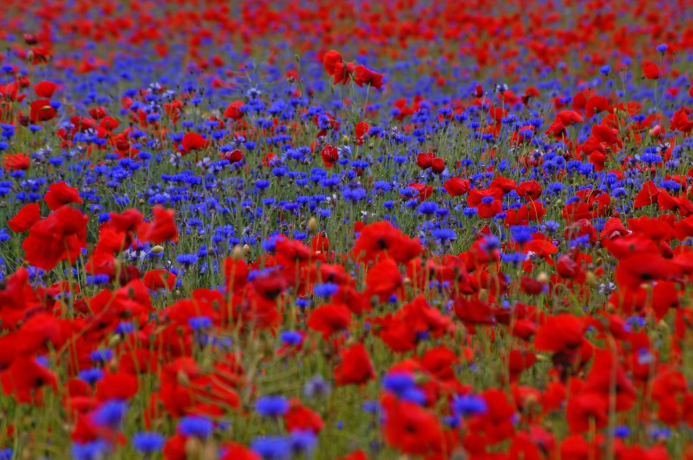
#> input picture M6/03. Histograms, transformations and Bitwise ops/img/blue-red-flowers.png, 1386 x 919 px (shown at 1/2 size)
$ jupyter execute 'Bitwise operators.ipynb'   (shell and % lines are left out)
#> lines starting #> are read from the running program, lines starting #| are printed output that depends on the picture; after the words box and inside, x2 and y2 are one past the last pixel; in counts of white or black regions, pixels touching at a corner belong together
# Bitwise operations

[cell 1]
import cv2
import numpy as np
import matplotlib.pyplot as plt

[cell 2]
# With numpy create a black canvas of size 800 x 800
canvas = np.zeros((800, 800))

[cell 3]
# Make a copy of the canvas and draw a white square of size 250 x 250 on top of the copy of the canvas
can = canvas.copy()
cv2.rectangle(can, (0, 0), (250, 250), color=[255,255,255], thickness = -1)
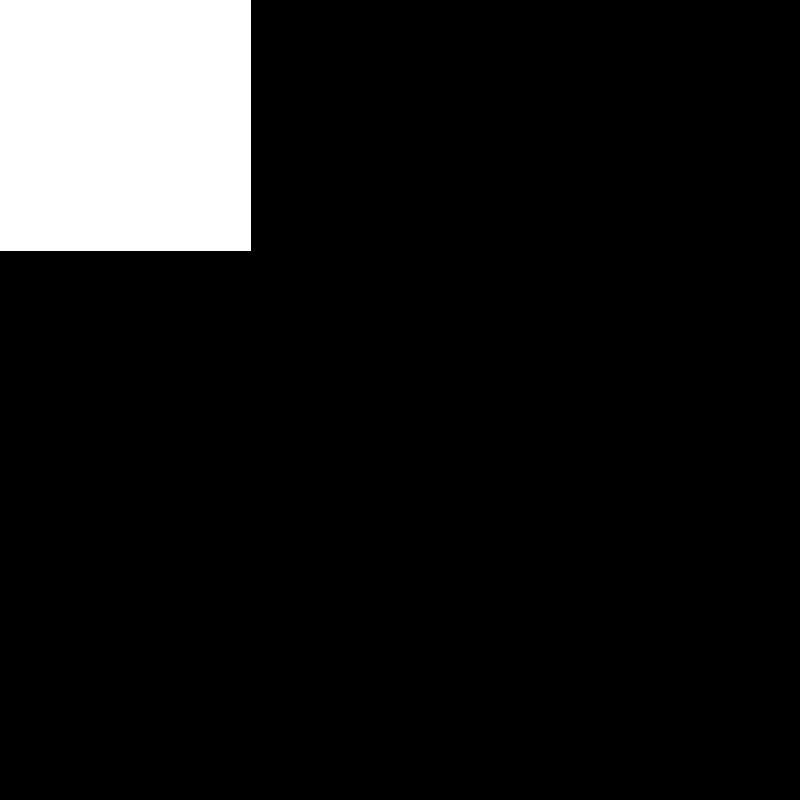
#> can: shape (800, 800) float64; 9.8% white; 1 white region, box (x1, y1, x2, y2) and area: (0, 0, 251, 251) 63001
plt.imshow(can)

[cell 4]
# Make a copy of the origina lcanvas and draw a white circle of size 200 x 200 on top of the copy of the canvas
# Make sure the circle is in a different position of the canvas than the square
can2 = canvas.copy()
cv2.circle(can2, (400, 500), 100, color=[255,255,255], thickness = -1)
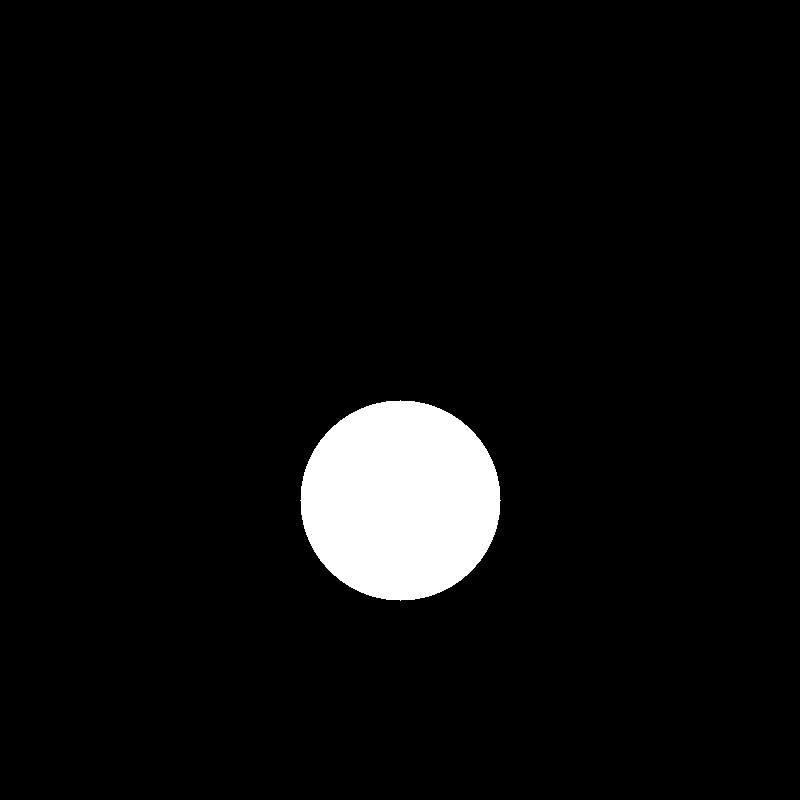
#> can2: shape (800, 800) float64; 4.9% white; 1 white region, box (x1, y1, x2, y2) and area: (300, 400, 501, 601) 31417
plt.imshow(can2)

[cell 5]
# Create a new image and merge both previous images (square and circle) with a bitwise and operation
can_merged = cv2.bitwise_and(can, can2)
plt.imshow(can_merged)
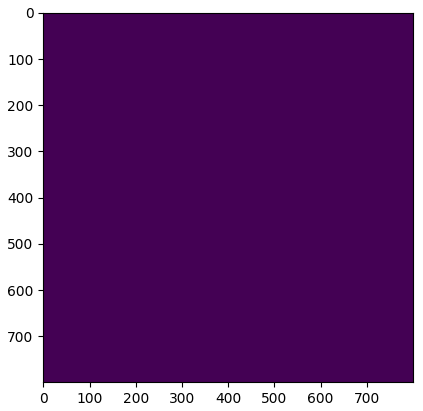
#> figure drawn by matplotlib, 1 panel

[cell 6]
# Create a new image and merge both previous images (square and circle) with a bitwise or operation
can_merged = cv2.bitwise_or(can, can2)
plt.imshow(can_merged)
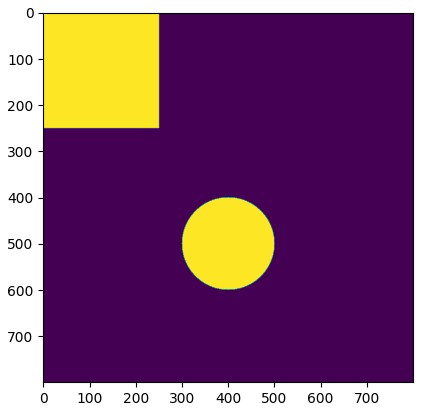
#> figure drawn by matplotlib, 1 panel

[cell 7]
# Create a new image and merge both previous images (square and circle) with a bitwise not operation
can_merged = cv2.bitwise_not(can)
plt.imshow(can_merged)
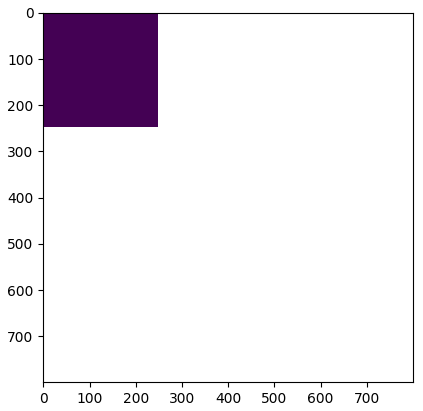
#> figure drawn by matplotlib, 1 panel

[cell 8]
# Create a new image and merge both previous images (square and circle) with a bitwise xor operation
can_merged = cv2.bitwise_xor(can, can2)
plt.imshow(can_merged)

[cell 9]
# Load a color image and convert it to HSV
# Identify a prominent color from the image and filter it out
# Create a mask for that color and apply a bitwise and specifying the mask to show only this part of the image
flowers_hsv = cv2.cvtColor(cv2.imread('img/blue-red-flowers.png'), cv2.COLOR_BGR2HSV)
#> flowers_hsv: shape (919, 1386, 3); mean H, S, V 61.4, 174.8, 140.5
mask = cv2.inRange(flowers_hsv, np.array([100, 0, 0]), np.array([130, 255, 255]))
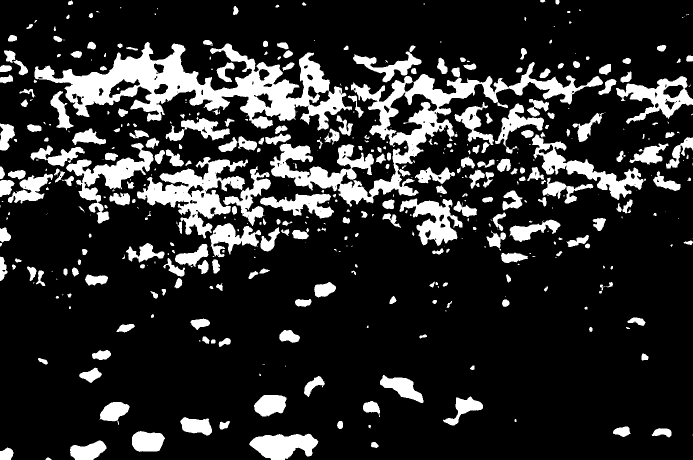
#> mask: shape (919, 1386) (shown at 1/2 size); 17.3% white; 477 white regions (180 under 20 px), largest, box (x1, y1, x2, y2) and area: (69, 84, 704, 261) 39927, (540, 124, 1206, 414) 32836, (274, 314, 496, 477) 13253
flowers_masked = cv2.bitwise_and(flowers_hsv, flowers_hsv, mask=mask)
#> flowers_masked: shape (919, 1386, 3); mean H, S, V 21, 23.9, 27.5
plt.figure(figsize=(10,10))
plt.imshow(cv2.cvtColor(flowers_masked, cv2.COLOR_HSV2RGB))
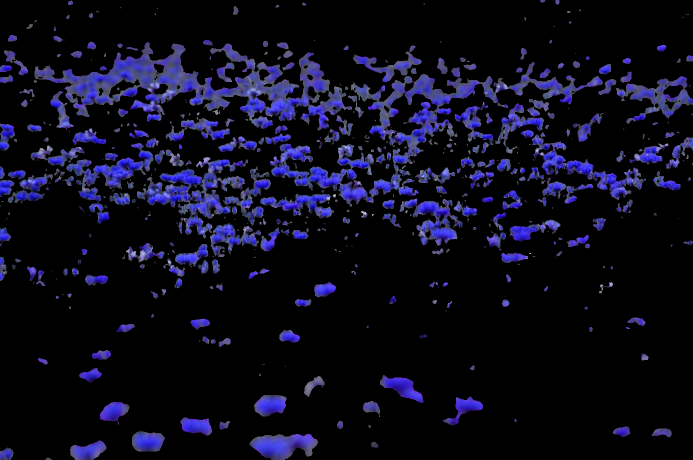
#> shown: shape (919, 1386, 3) (shown at 1/2 size); mean R, G, B 12.7, 11.8, 27.5

[cell 10]
# With the same image and mask you have created above now apply a bitwise not specifying the mask
# to show everything but the color you masked out before
flowers_masked = cv2.bitwise_not(flowers_hsv, flowers_hsv, mask=mask)
#> flowers_masked: shape (919, 1386, 3); mean H, S, V 63.7, 171.2, 129.7
plt.figure(figsize=(10,10))
plt.imshow(cv2.cvtColor(flowers_masked, cv2.COLOR_HSV2RGB))
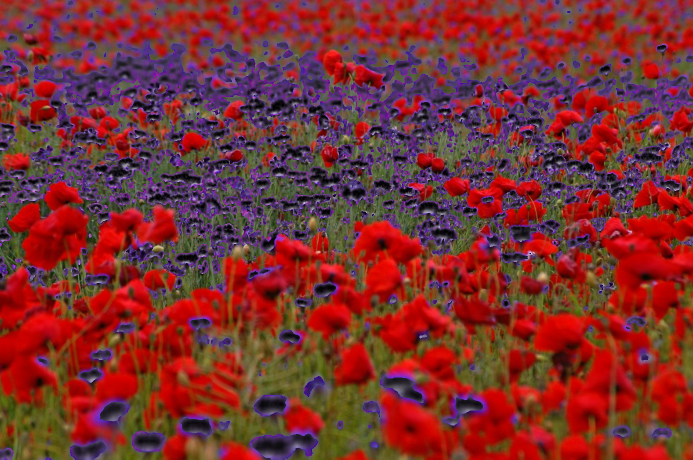
#> shown: shape (919, 1386, 3) (shown at 1/2 size); mean R, G, B 123.4, 47.8, 48.6

$ run again, with M6/03. Histograms, transformations and Bitwise ops/img/n.png copied over M6/03. Histograms, transformations and Bitwise ops/img/blue-red-flowers.png
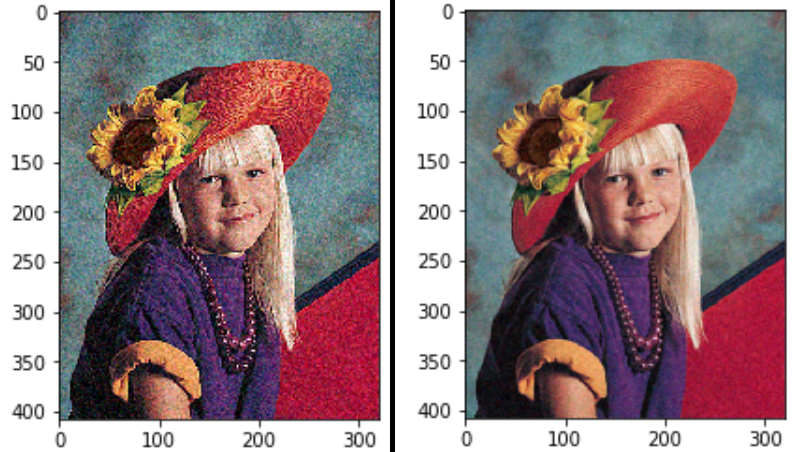
#> input picture M6/03. Histograms, transformations and Bitwise ops/img/n.png, 800 x 452 px
#> can: shape (800, 800) float64; 9.8% white; 1 white region, box (x1, y1, x2, y2) and area: (0, 0, 251, 251) 63001
#> can2: shape (800, 800) float64; 4.9% white; 1 white region, box (x1, y1, x2, y2) and area: (300, 400, 501, 601) 31417
#> flowers_hsv: shape (452, 800, 3); mean H, S, V 69.4, 81.5, 159.1
#> `mask = cv2.inRange(flowers_hsv, np.array([100, 0, 0]), np.array([130, ..`:
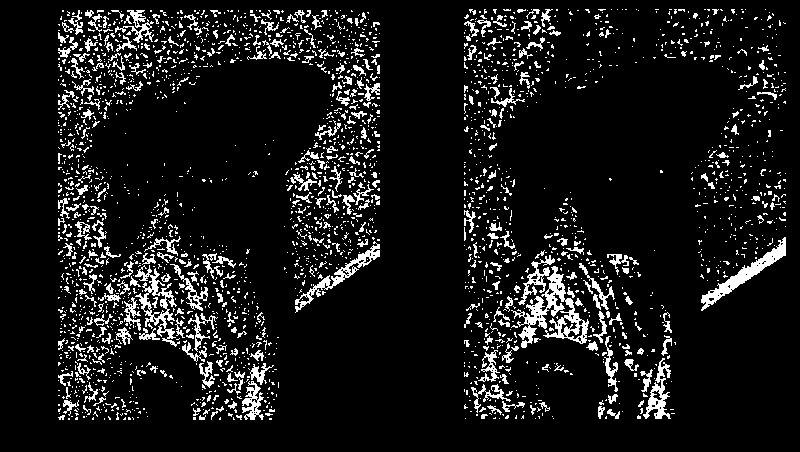
#> mask: shape (452, 800); 9.5% white in thin lines or dots, all inside (x1, y1, x2, y2) = (58, 9, 786, 420)
#> `[cell 10]`:
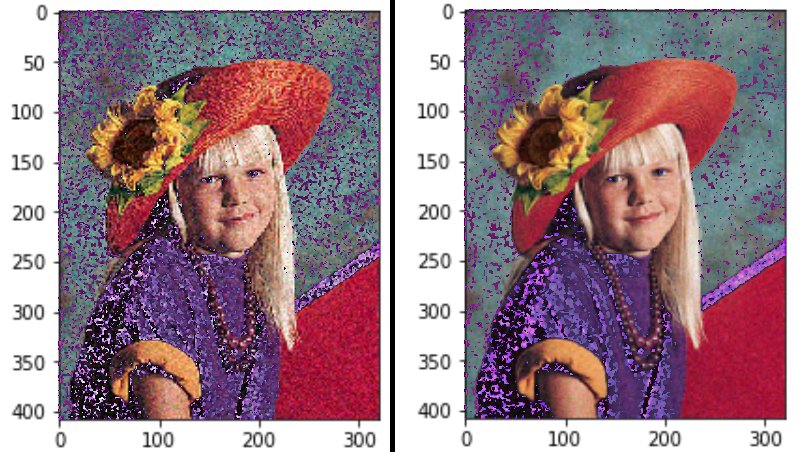
#> shown: shape (452, 800, 3); mean R, G, B 153.9, 126, 136.5

$ run again, with M6/03. Histograms, transformations and Bitwise ops/img/night3.png copied over M6/03. Histograms, transformations and Bitwise ops/img/blue-red-flowers.png
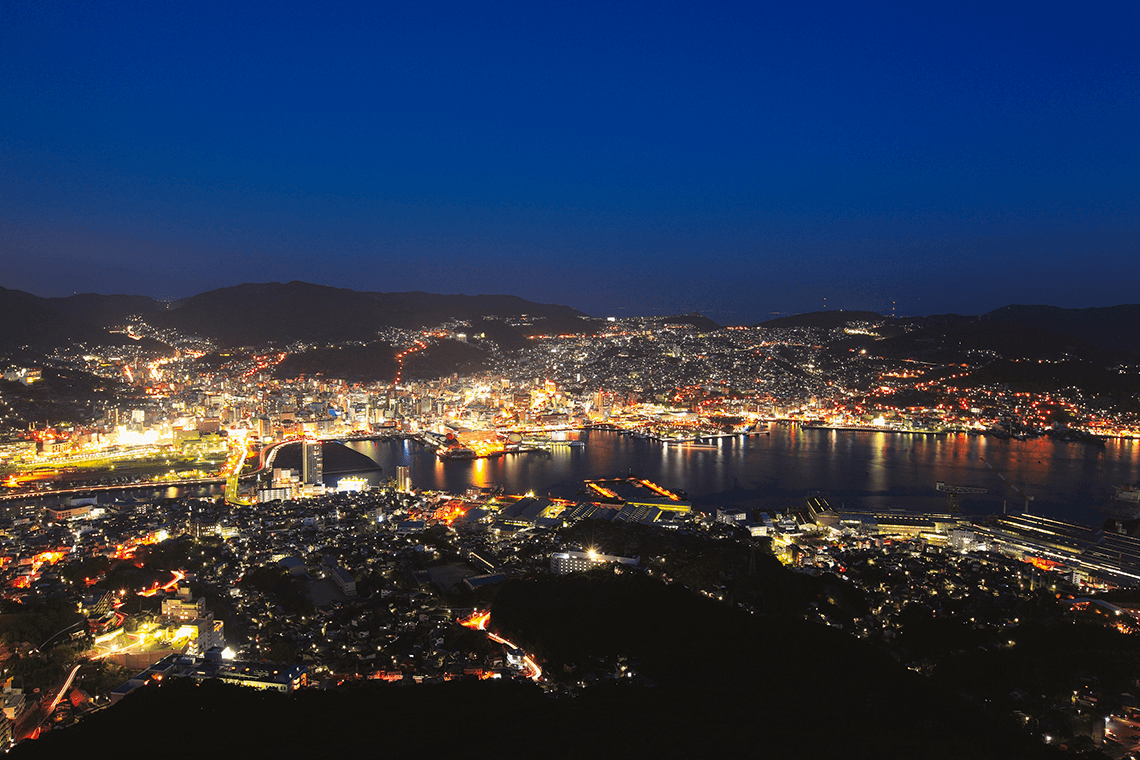
#> input picture M6/03. Histograms, transformations and Bitwise ops/img/night3.png, 1140 x 760 px
#> can: shape (800, 800) float64; 9.8% white; 1 white region, box (x1, y1, x2, y2) and area: (0, 0, 251, 251) 63001
#> can2: shape (800, 800) float64; 4.9% white; 1 white region, box (x1, y1, x2, y2) and area: (300, 400, 501, 601) 31417
#> flowers_hsv: shape (760, 1140, 3); mean H, S, V 74.4, 131.5, 91.7
#> `mask = cv2.inRange(flowers_hsv, np.array([100, 0, 0]), np.array([130, ..`:
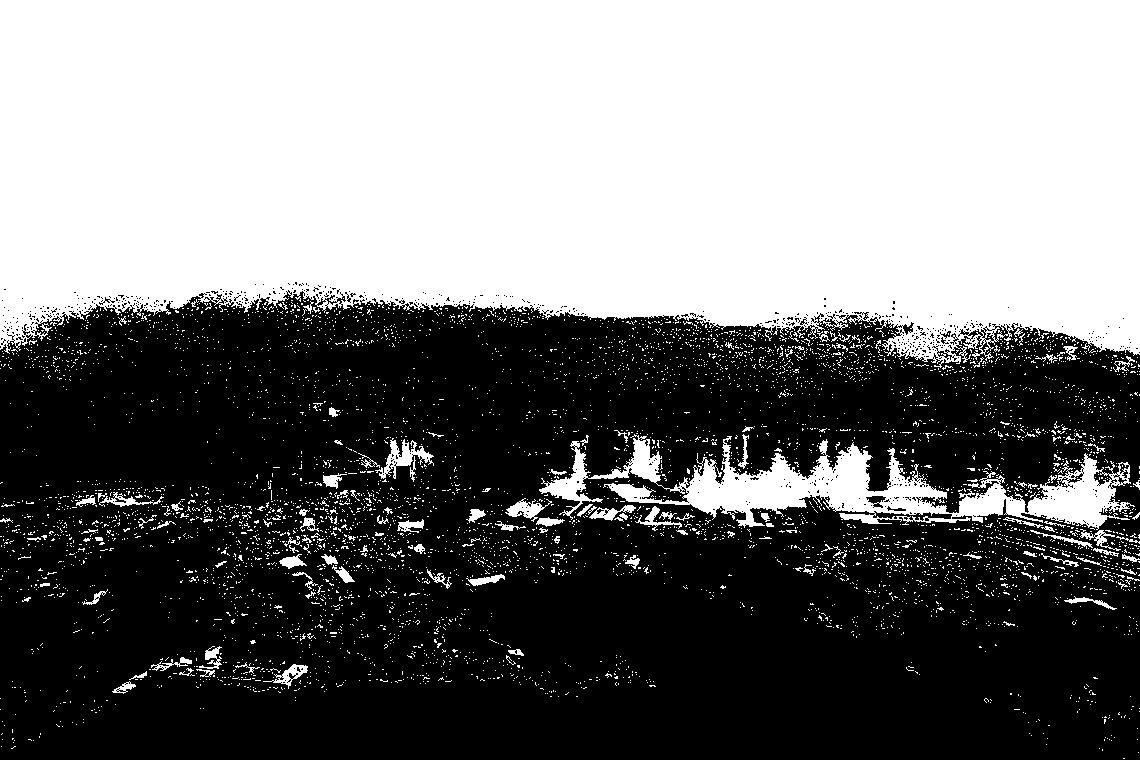
#> mask: shape (760, 1140); 46.8% white; 5624 white regions (5489 under 20 px), largest, box (x1, y1, x2, y2) and area: (0, 0, 1140, 368) 363906, (539, 434, 1135, 530) 19557, (375, 438, 434, 479) 774
#> `[cell 10]`:
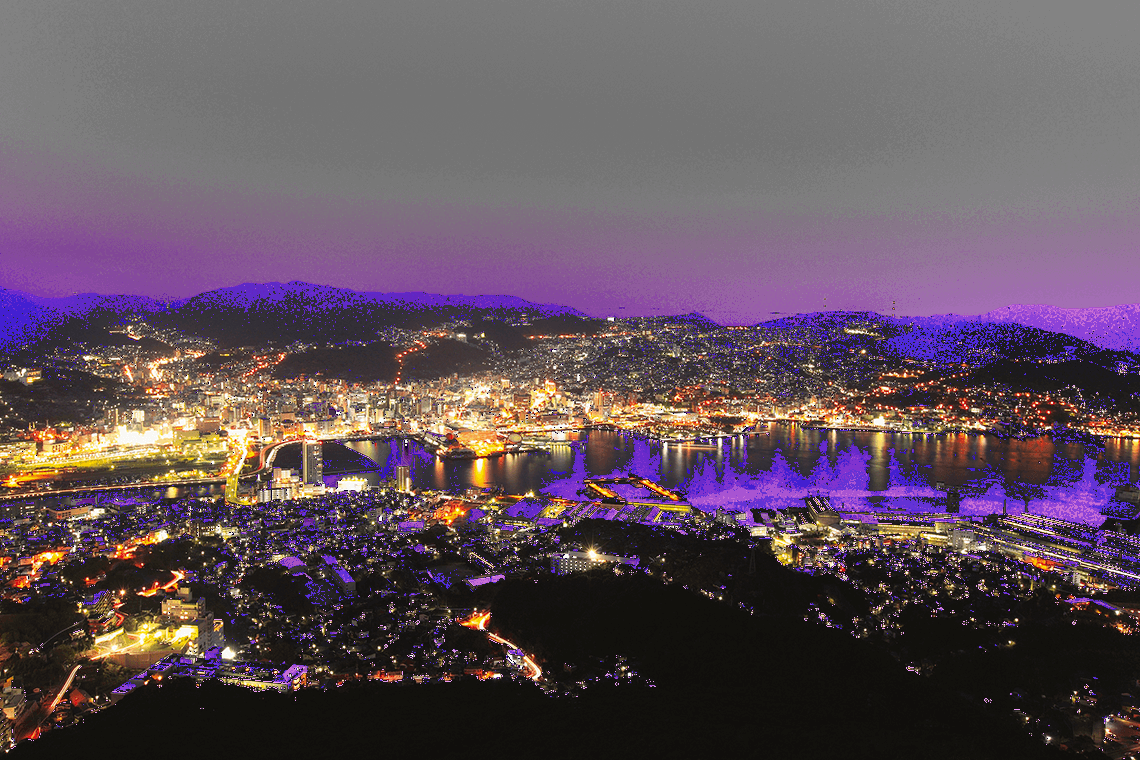
#> shown: shape (760, 1140, 3); mean R, G, B 96.9, 80.8, 91.3
